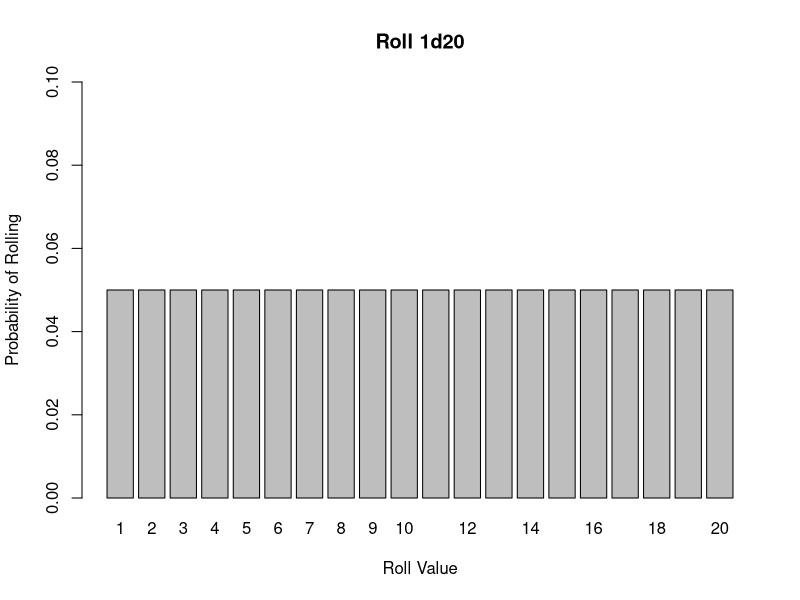
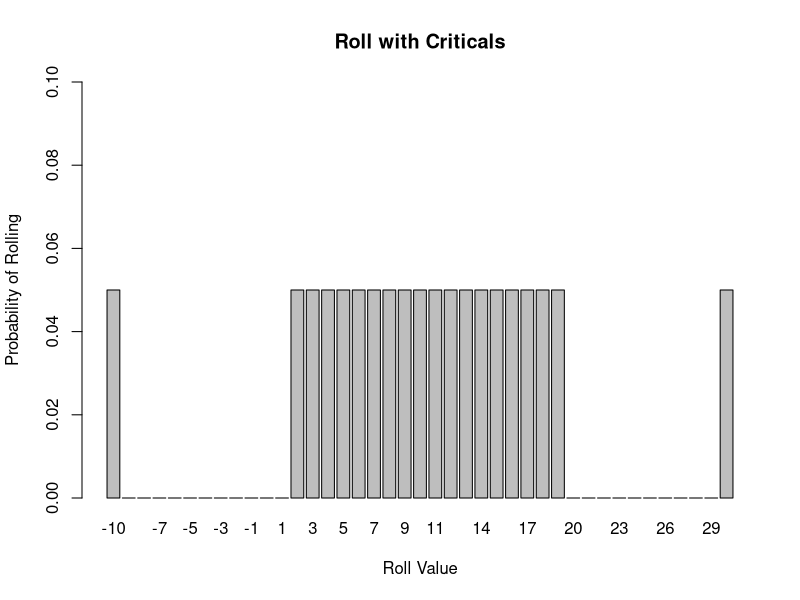
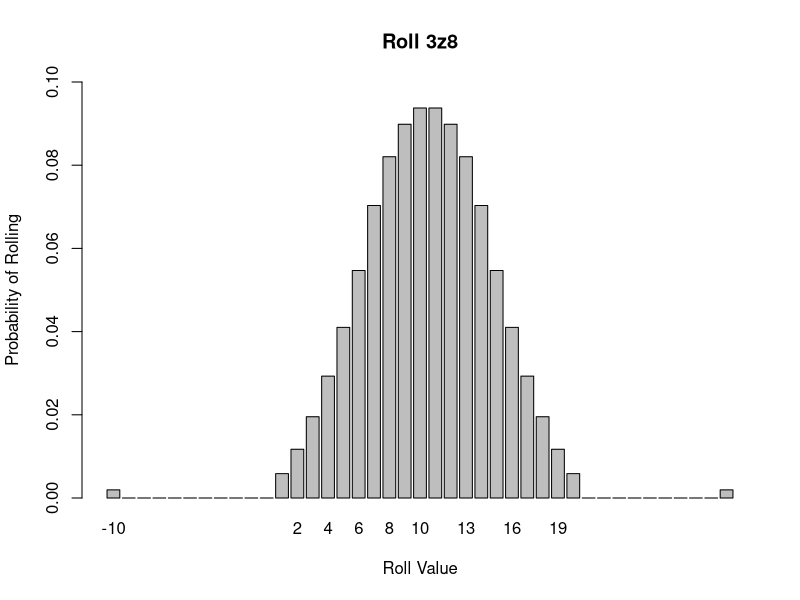
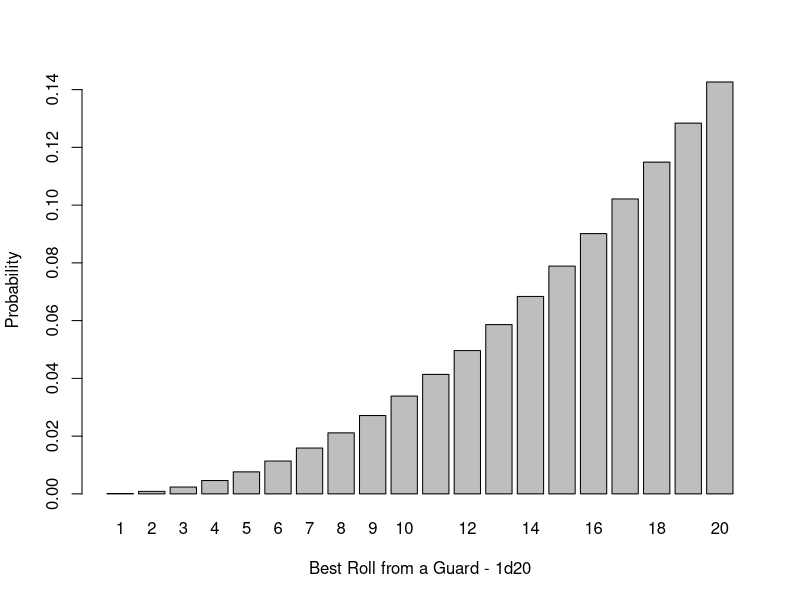
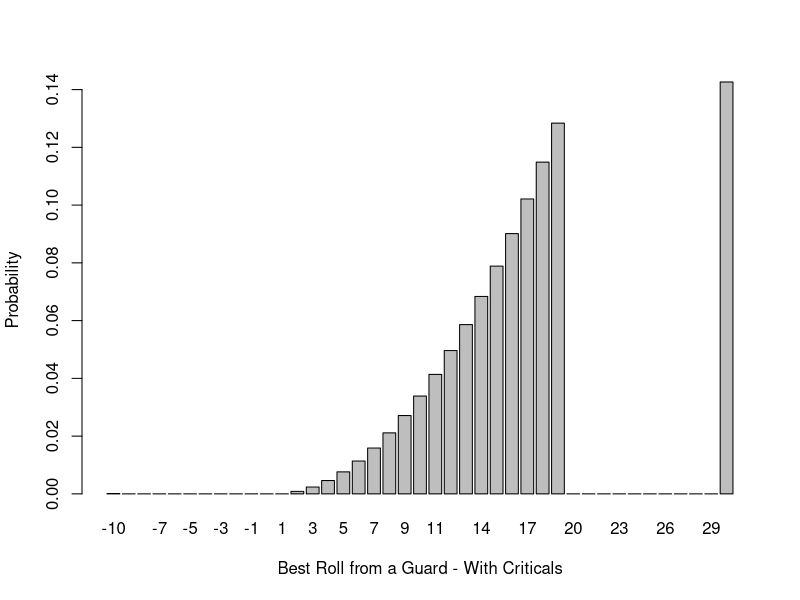
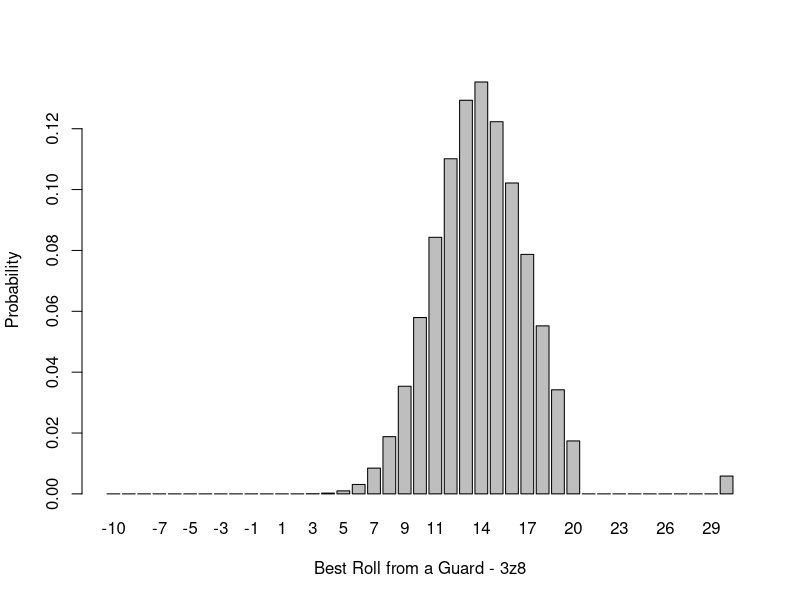
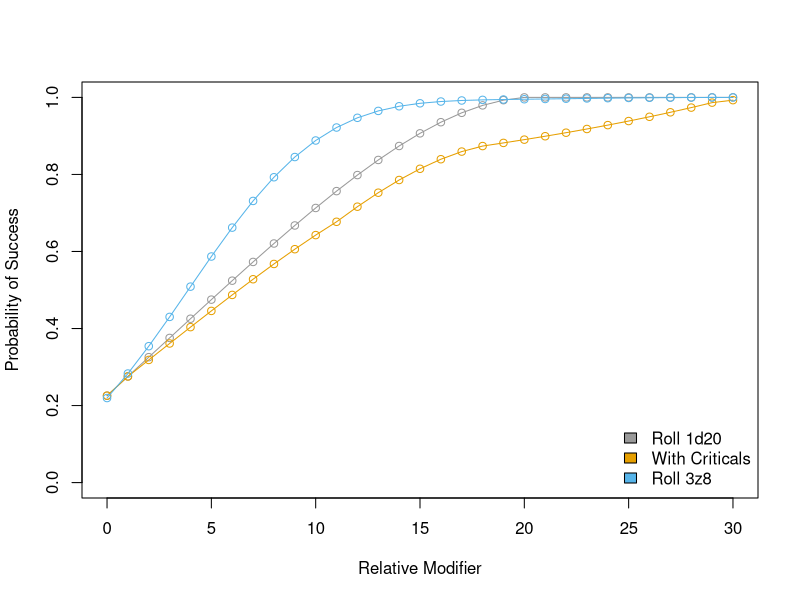
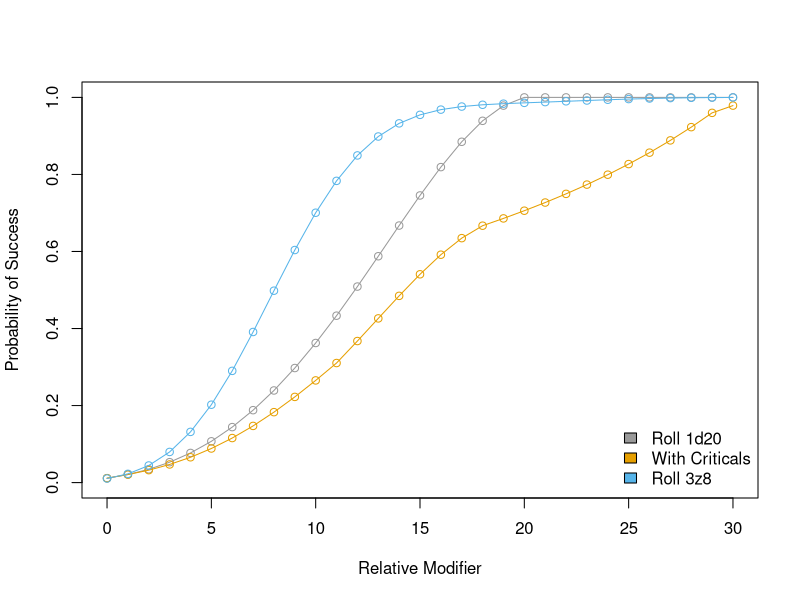

Write the R code that produced these figures, in order.
## ---- chunk 1
barplot(setNames(rep(1/20,20), 1:20), xlab = "Roll Value", ylab = "Probability of Rolling", ylim = c(0,0.1), main = "Roll 1d20")
## ---- chunk 2
barplot(setNames(c(1/20,rep(0,11), rep(1/20,18), rep(0,10), 1/20), -10:30), xlab = "Roll Value", ylab = "Probability of Rolling", ylim = c(0,0.1), main = "Roll with Criticals")
## ---- chunk 3
oneZ8 = expand.grid(0:7,0:7,0:7)
oneZ8prob = rowSums(oneZ8)
oneZ8prob[oneZ8prob == 0] = -10
oneZ8prob[oneZ8prob == 21] = 30
oneZ8probs <- table(oneZ8prob)/length(oneZ8prob)
barplot(c(oneZ8probs[1],rep(0,10), oneZ8probs[2:21], rep(0,9), oneZ8probs[22]), xlab = "Roll Value", ylab = "Probability of Rolling", ylim = c(0,0.1), main = "Roll 3z8")
## ---- chunk 4
bestguard <- setNames(vapply(1:20,function(x) (x^3 - (x-1)^3)/20^3, numeric(1)), 1:20)
barplot(bestguard, xlab = "Best Roll from a Guard - 1d20", ylab = "Probability")
## ---- chunk 5
bestguardcrit <- setNames(vapply(1:20,function(x) (x^3 - (x-1)^3)/20^3, numeric(1)), c(-10,2:19,30))
barplot(setNames(c(bestguardcrit[1],rep(0,11), bestguardcrit[2:19], rep(0,10), bestguardcrit[20]), -10:30), xlab = "Best Roll from a Guard - With Criticals", ylab = "Probability")
## ---- chunk 6
gaurdrollsz = expand.grid(c(-10, 1:20, 30),c(-10, 1:20, 30),c(-10, 1:20, 30))
bestgaurdz = cbind(apply(gaurdrollsz, 1, function(x) prod(oneZ8probs[as.character(x)])), apply(gaurdrollsz, 1, max))
bestgaurdz = aggregate(bestgaurdz[,1], by = list(roll = bestgaurdz[,2]), FUN = sum)
barplot(setNames(c(bestgaurdz[,"x"][1],rep(0,10), bestgaurdz[,"x"][2:21], rep(0,9), bestgaurdz[,"x"][22]), -10:30), xlab = "Best Roll from a Guard - 3z8", ylab = "Probability")
## ---- chunk 7
encounter <- expand.grid(1:20, 1:20)
encounter <- cbind(encounter, prob = rep(bestguard, 20)*0.05)
success <- vapply(0:30, function(x) sum(encounter[encounter[,1] < (encounter[,2] + x), 3]), numeric(1))

encounterc <- encounter
encounterc[ ,1:2][encounterc[, 1:2] == 1] <- -10
encounterc[ ,1:2][encounterc[, 1:2] == 20] <- 30
successc <- vapply(0:30, function(x) sum(encounterc[encounterc[,1] < (encounterc[,2] + x), 3]), numeric(1))

encounterz <- expand.grid(c(-10,1:20,30), c(-10,1:20,30))
encounterz <- cbind(encounterz, prob = apply(expand.grid(bestgaurdz[,"x"], oneZ8probs), 1, prod))
successz <- vapply(0:30, function(x) sum(encounterz[encounterz[,1] < (encounterz[,2] + x), 3]), numeric(1))

cbPalette <- c("#999999", "#E69F00", "#56B4E9", "#009E73", "#F0E442", "#0072B2", "#D55E00", "#CC79A7")
plot(0:30, success, type = "l", xlab = "Relative Modifier", ylab = "Probability of Success", ylim = 0:1, col = cbPalette[1])
points(0:30, success, col = cbPalette[1])
lines(0:30, successc, col = cbPalette[2])
points(0:30, successc, col = cbPalette[2])
lines(0:30, successz, col = cbPalette[3])
points(0:30, successz, col = cbPalette[3])
legend("bottomright", c("Roll 1d20", "With Criticals", "Roll 3z8"), fill = cbPalette[1:3], bty = "n")
## ---- chunk 8
plot(0:30, success^3, type = "l", xlab = "Relative Modifier", ylab = "Probability of Success", ylim = 0:1, col = cbPalette[1])
points(0:30, success^3, col = cbPalette[1])
lines(0:30, successc^3, col = cbPalette[2])
points(0:30, successc^3, col = cbPalette[2])
lines(0:30, successz^3, col = cbPalette[3])
points(0:30, successz^3, col = cbPalette[3])
legend("bottomright", c("Roll 1d20", "With Criticals", "Roll 3z8"), fill = cbPalette[1:3], bty = "n")
